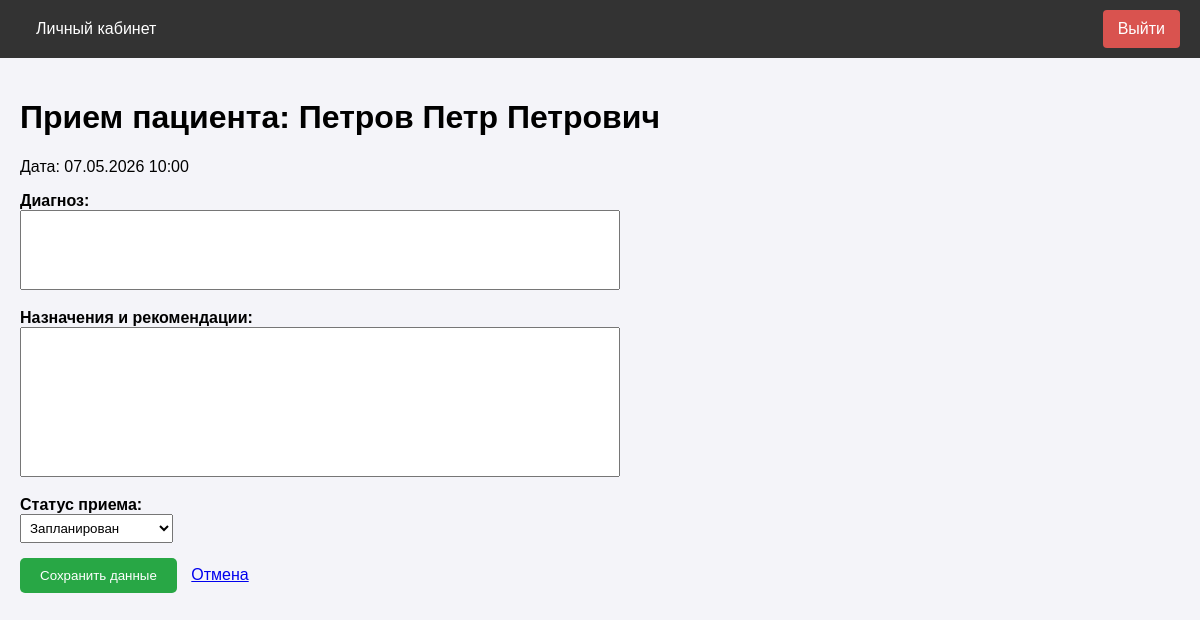
Before: /doctor/appointment/21/edit (signed in) with the older database file.
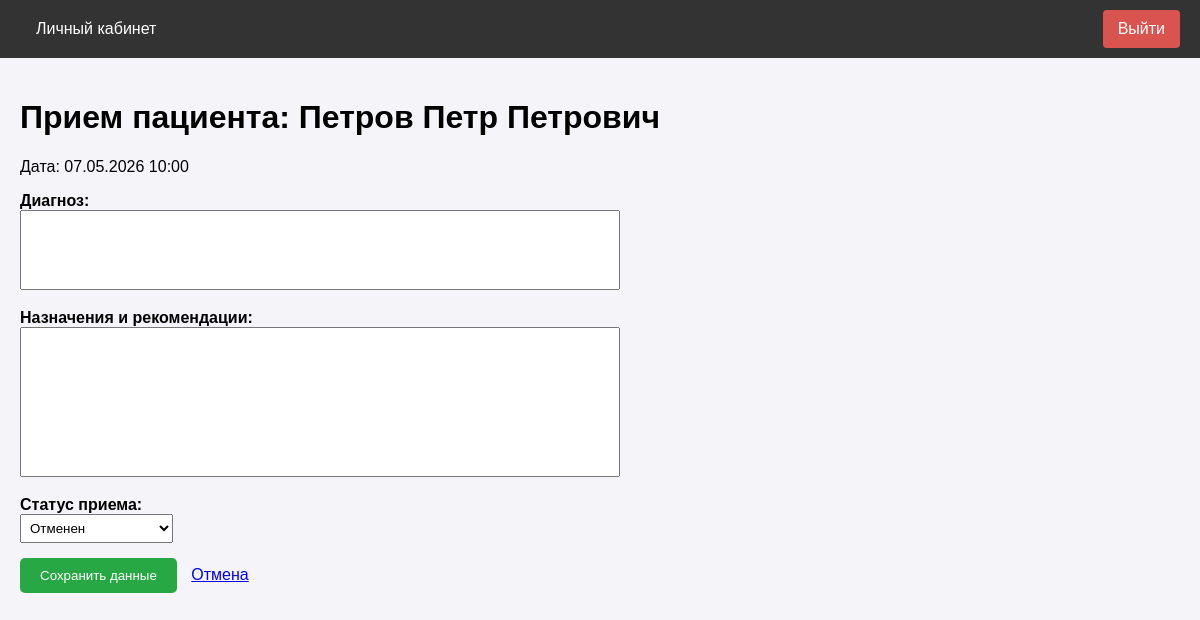
After: the same page with the newer database file.
### app/models.py (models this page shows, shortened)
class Appointment(db.Model):
    __tablename__ = 'appointments'
    id = db.Column(db.Integer, primary_key=True)
    patient_id = db.Column(db.Integer, db.ForeignKey('users.id'), nullable=False)
    doctor_id = db.Column(db.Integer, db.ForeignKey('users.id'), nullable=False)
    slot_id = db.Column(db.Integer, db.ForeignKey('schedule_slots.id'), nullable=False)
    status = db.Column(db.String(20), default='scheduled') # scheduled, completed, cancelled
    created_at = db.Column(db.DateTime, default=datetime.utcnow)
    diagnosis = db.Column(db.Text, nullable=True)
    prescription = db.Column(db.Text, nullable=True)

### app/doctor/routes.py (the view, shortened to what this page needs)
@bp.route('/appointment/<int:appointment_id>/edit', methods=['GET', 'POST'])
@login_required
@role_required('doctor')
def edit_appointment(appointment_id):
    appointment = Appointment.query.get_or_404(appointment_id)
    if appointment.doctor_id != current_user.id:
        flash('У вас нет прав для редактирования этой записи.')
        return redirect(url_for('doctor.dashboard'))
    patient_history = Appointment.query.join(ScheduleSlot, Appointment.slot_id == ScheduleSlot.id)\
        .filter(
            Appointment.patient_id == appointment.patient_id,
            Appointment.doctor_id == current_user.id,
            Appointment.id != appointment_id,
            Appointment.status == 'completed' # Исключаем запланированные
        )\
        .order_by(ScheduleSlot.start_time.desc())\
        .all()
    return render_template('doctor/edit_appointment.html',
                           title='Прием пациента',
                           appointment=appointment,
                           patient_history=patient_history)

### app/models.py (called while the page is built)
@login_manager.user_loader
def load_user(user_id):
    return User.query.get(int(user_id))

### app/utils.py (called while the page is built)
def role_required(role):
    def decorator(f):
        @wraps(f)
        def decorated_function(*args, **kwargs):
            if not current_user.is_authenticated:
                return redirect(url_for('auth.login'))
            if current_user.role != role:
                flash('У вас нет доступа к этой странице.')
                return redirect(url_for('main.index'))
            return f(*args, **kwargs)
        return decorated_function
    return decorator

### app/templates/doctor/edit_appointment.html (shortened to what this page needs)
{% extends "base.html" %}
{% block content %}
<h1>Прием пациента: {{ appointment.patient.username }}</h1>
<p>Дата: {{ appointment.slot.start_time.strftime('%d.%m.%Y %H:%M') }}</p>
<form method="post" style="max-width: 600px;">
    <div style="margin-bottom: 15px;">
        <label for="diagnosis" style="display: block; font-weight: bold;">Диагноз:</label>
        <textarea id="diagnosis" name="diagnosis"
                  style="width: 100%; min-height: 80px; height: auto; overflow: hidden; resize: none; box-sizing: border-box; padding: 8px; font-size: 14px;"
                  oninput="autoResize(this)">{{ appointment.diagnosis or '' }}</textarea>
    </div>
    <div style="margin-bottom: 15px;">
        <label for="prescription" style="display: block; font-weight: bold;">Назначения и рекомендации:</label>
        <textarea id="prescription" name="prescription"
                  style="width: 100%; min-height: 150px; height: auto; overflow: hidden; resize: none; box-sizing: border-box; padding: 8px; font-size: 14px;"
                  oninput="autoResize(this)">{{ appointment.prescription or '' }}</textarea>
    </div>
    <div style="margin-bottom: 15px;">
        <label for="status" style="display: block; font-weight: bold;">Статус приема:</label>
        <select id="status" name="status" style="padding: 5px;">
            <option value="scheduled" {% if appointment.status == 'scheduled' %}selected{% endif %}>Запланирован</option>
            <option value="cancelled" {% if appointment.status == 'cancelled' %}selected{% endif %}>Отменен</option>
        </select>
    </div>
    <button type="submit" class="btn" style="background-color: #28a745; color: white; padding: 10px 20px; border: none; border-radius: 5px; cursor: pointer;">Сохранить данные</button>
    <a href="{{ url_for('doctor.dashboard') }}" style="margin-left: 10px;">Отмена</a>
</form>
{% endblock %}

Changed rows visible on the page:
changed Appointment: status "Запланирован" → "Отменен"
